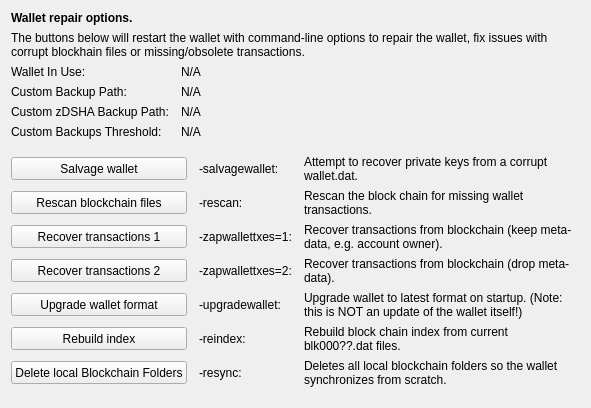
     <widget class="QWidget" name="tab_repair">
      <attribute name="title">
       <string>&amp;Wallet Repair</string>
      </attribute>
      <layout class="QGridLayout" name="gridLayout_4" columnstretch="0,0,0,0">
       <property name="horizontalSpacing">
        <number>12</number>
       </property>
       <item row="0" column="0" colspan="4">
        <widget class="QLabel" name="label_repair_header">
         <property name="font">
          <font>
           <weight>75</weight>
           <bold>true</bold>
          </font>
         </property>
         <property name="text">
          <string>Wallet repair options.</string>
         </property>
        </widget>
       </item>
       <item row="1" column="0" colspan="4">
        <widget class="QLabel" name="label_repair_helptext">
         <property name="font">
          <font>
           <weight>50</weight>
           <bold>false</bold>
          </font>
         </property>
         <property name="text">
          <string>The buttons below will restart the wallet with command-line options to repair the wallet, fix issues with corrupt blockhain files or missing/obsolete transactions.</string>
         </property>
         <property name="wordWrap">
          <bool>true</bool>
         </property>
        </widget>
       </item>
       <item row="2" column="0">
        <widget class="QLabel" name="wallet_path_label">
         <property name="text">
          <string>Wallet In Use:</string>
         </property>
        </widget>
       </item>
       <item row="2" column="1" colspan="3">
        <widget class="QLabel" name="wallet_path">
         <property name="cursor">
          <cursorShape>IBeamCursor</cursorShape>
         </property>
         <property name="text">
          <string>N/A</string>
         </property>
         <property name="textFormat">
          <enum>Qt::PlainText</enum>
         </property>
         <property name="textInteractionFlags">
          <set>Qt::LinksAccessibleByMouse|Qt::TextSelectableByKeyboard|Qt::TextSelectableByMouse</set>
         </property>
        </widget>
       </item>
       <item row="3" column="0">
        <widget class="QLabel" name="wallet_custombackuppath_label">
         <property name="visible">
          <bool>false</bool>
         </property>
         <property name="text">
          <string>Custom Backup Path:</string>
         </property>
        </widget>
       </item>
       <item row="3" column="1" colspan="3">
        <widget class="QLabel" name="wallet_custombackuppath">
         <property name="cursor">
          <cursorShape>IBeamCursor</cursorShape>
         </property>
         <property name="visible">
          <bool>false</bool>
         </property>
         <property name="text">
          <string>N/A</string>
         </property>
         <property name="textFormat">
          <enum>Qt::PlainText</enum>
         </property>
         <property name="textInteractionFlags">
          <set>Qt::LinksAccessibleByMouse|Qt::TextSelectableByKeyboard|Qt::TextSelectableByMouse</set>
         </property>
        </widget>
       </item>
       <item row="4" column="0">
        <widget class="QLabel" name="wallet_customzdshabackuppath_label">
         <property name="visible">
          <bool>false</bool>
         </property>
         <property name="text">
          <string>Custom zDSHA Backup Path:</string>
         </property>
        </widget>
       </item>
       <item row="4" column="1" colspan="3">
        <widget class="QLabel" name="wallet_customzdshabackuppath">
         <property name="cursor">
          <cursorShape>IBeamCursor</cursorShape>
         </property>
         <property name="visible">
          <bool>false</bool>
         </property>
         <property name="text">
          <string>N/A</string>
         </property>
         <property name="textFormat">
          <enum>Qt::PlainText</enum>
         </property>
         <property name="textInteractionFlags">
          <set>Qt::LinksAccessibleByMouse|Qt::TextSelectableByKeyboard|Qt::TextSelectableByMouse</set>
         </property>
        </widget>
       </item>
       <item row="5" column="0">
        <widget class="QLabel" name="wallet_custombackupthreshold_label">
         <property name="visible">
          <bool>false</bool>
         </property>
         <property name="text">
          <string>Custom Backups Threshold:</string>
         </property>
        </widget>
       </item>
       <item row="5" column="1" colspan="3">
        <widget class="QLabel" name="wallet_custombackupthreshold">
         <property name="cursor">
          <cursorShape>IBeamCursor</cursorShape>
         </property>
         <property name="visible">
          <bool>false</bool>
         </property>
         <property name="text">
          <string>N/A</string>
         </property>
         <property name="textFormat">
          <enum>Qt::PlainText</enum>
         </property>
         <property name="textInteractionFlags">
          <set>Qt::LinksAccessibleByMouse|Qt::TextSelectableByKeyboard|Qt::TextSelectableByMouse</set>
         </property>
        </widget>
       </item>
       <item row="6" column="0">
        <spacer name="verticalSpacer_repair1">
         <property name="orientation">
          <enum>Qt::Vertical</enum>
         </property>
         <property name="sizeHint" stdset="0">
          <size>
           <width>10</width>
           <height>10</height>
          </size>
         </property>
        </spacer>
       </item>
       <item row="7" column="0" colspan="2">
        <widget class="QPushButton" name="btn_salvagewallet">
         <property name="minimumSize">
          <size>
           <width>100</width>
           <height>23</height>
          </size>
         </property>
         <property name="text">
          <string>Salvage wallet</string>
         </property>
        </widget>
       </item>
       <item row="7" column="2">
        <widget class="QLabel" name="label_repair_salvage_command">
         <property name="text">
          <string notr="true">-salvagewallet:</string>
         </property>
        </widget>
       </item>
       <item row="7" column="3">
        <widget class="QLabel" name="label_repair_salvage">
         <property name="text">
          <string>Attempt to recover private keys from a corrupt wallet.dat.</string>
         </property>
         <property name="wordWrap">
          <bool>true</bool>
         </property>
        </widget>
       </item>
       <item row="8" column="0" colspan="2">
        <widget class="QPushButton" name="btn_rescan">
         <property name="minimumSize">
          <size>
           <width>100</width>
           <height>23</height>
          </size>
         </property>
         <property name="text">
          <string>Rescan blockchain files</string>
         </property>
        </widget>
       </item>
       <item row="8" column="2">
        <widget class="QLabel" name="label_repair_rescan_command">
         <property name="text">
          <string notr="true">-rescan:</string>
         </property>
        </widget>
       </item>
       <item row="8" column="3">
        <widget class="QLabel" name="label_repair_rescan">
         <property name="text">
          <string>Rescan the block chain for missing wallet transactions.</string>
         </property>
         <property name="wordWrap">
          <bool>true</bool>
         </property>
        </widget>
       </item>
       <item row="9" column="0" colspan="2">
        <widget class="QPushButton" name="btn_zapwallettxes1">
         <property name="minimumSize">
          <size>
           <width>100</width>
           <height>23</height>
          </size>
         </property>
         <property name="text">
          <string>Recover transactions 1</string>
         </property>
        </widget>
       </item>
       <item row="9" column="2">
        <widget class="QLabel" name="label_repair_zap1_command">
         <property name="text">
          <string notr="true">-zapwallettxes=1:</string>
         </property>
        </widget>
       </item>
       <item row="9" column="3">
        <widget class="QLabel" name="label_repair_zap1">
         <property name="text">
          <string>Recover transactions from blockchain (keep meta-data, e.g. account owner).</string>
         </property>
         <property name="wordWrap">
          <bool>true</bool>
         </property>
        </widget>
       </item>
       <item row="10" column="0" colspan="2">
        <widget class="QPushButton" name="btn_zapwallettxes2">
         <property name="minimumSize">
          <size>
           <width>100</width>
           <height>23</height>
          </size>
         </property>
         <property name="text">
          <string>Recover transactions 2</string>
         </property>
        </widget>
       </item>
       <item row="10" column="2">
        <widget class="QLabel" name="label_repair_zap2_command">
         <property name="text">
          <string notr="true">-zapwallettxes=2:</string>
         </property>
        </widget>
       </item>
       <item row="10" column="3">
        <widget class="QLabel" name="label_repair_zap2">
         <property name="text">
          <string>Recover transactions from blockchain (drop meta-data).</string>
         </property>
         <property name="wordWrap">
          <bool>true</bool>
         </property>
        </widget>
       </item>
       <item row="11" column="0" colspan="2">
        <widget class="QPushButton" name="btn_upgradewallet">
         <property name="minimumSize">
          <size>
           <width>100</width>
           <height>23</height>
          </size>
         </property>
         <property name="text">
          <string>Upgrade wallet format</string>
         </property>
        </widget>
       </item>
       <item row="11" column="2">
        <widget class="QLabel" name="label_repair_upgrade_command">
         <property name="text">
          <string notr="true">-upgradewallet:</string>
         </property>
        </widget>
       </item>
       <item row="11" column="3">
        <widget class="QLabel" name="label_repair_upgrade">
         <property name="text">
          <string>Upgrade wallet to latest format on startup. (Note: this is NOT an update of the wallet itself!)</string>
         </property>
         <property name="wordWrap">
          <bool>true</bool>
         </property>
        </widget>
       </item>
       <item row="12" column="0" colspan="2">
        <widget class="QPushButton" name="btn_reindex">
         <property name="minimumSize">
          <size>
           <width>100</width>
           <height>23</height>
          </size>
         </property>
         <property name="text">
          <string>Rebuild index</string>
         </property>
        </widget>
       </item>
       <item row="12" column="2">
        <widget class="QLabel" name="label_repair_reindex_command">
         <property name="text">
          <string notr="true">-reindex:</string>
         </property>
        </widget>
       </item>
       <item row="12" column="3">
        <widget class="QLabel" name="label_repair_reindex">
         <property name="text">
          <string>Rebuild block chain index from current blk000??.dat files.</string>
         </property>
         <property name="wordWrap">
          <bool>true</bool>
         </property>
        </widget>
       </item>
       <item row="13" column="0" colspan="2">
        <widget class="QPushButton" name="btn_resync">
         <property name="minimumSize">
          <size>
           <width>100</width>
           <height>23</height>
          </size>
         </property>
         <property name="text">
          <string>Delete local Blockchain Folders</string>
         </property>
        </widget>
       </item>
       <item row="13" column="2">
        <widget class="QLabel" name="label_repair_resync_command">
         <property name="text">
          <string>-resync:</string>
         </property>
        </widget>
       </item>
       <item row="13" column="3">
        <widget class="QLabel" name="label_repair_resync">
         <property name="text">
          <string>Deletes all local blockchain folders so the wallet synchronizes from scratch.</string>
         </property>
         <property name="wordWrap">
          <bool>true</bool>
         </property>
        </widget>
       </item>
       <item row="14" column="0">
        <spacer name="verticalSpacer_repair2">
         <property name="orientation">
          <enum>Qt::Vertical</enum>
         </property>
         <property name="sizeHint" stdset="0">
          <size>
           <width>20</width>
           <height>10</height>
          </size>
         </property>
        </spacer>
       </item>
      </layout>
     </widget>
